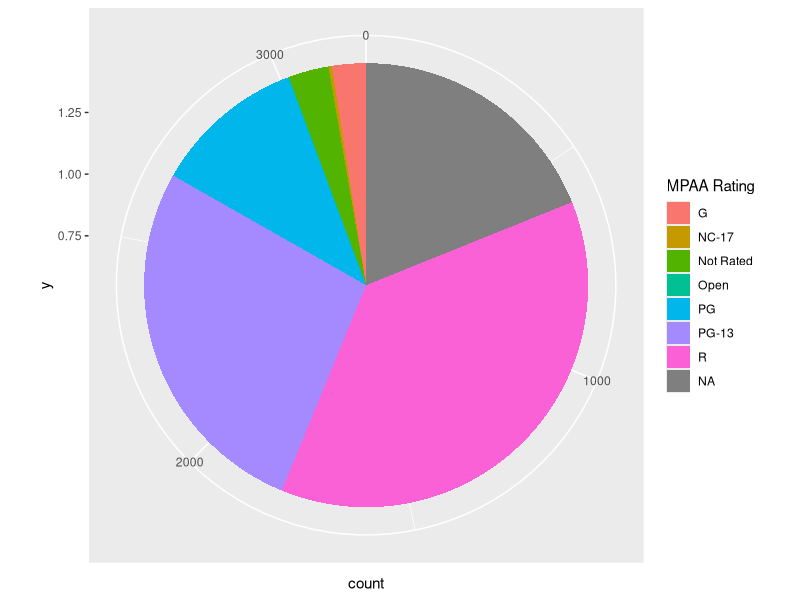

Write R code to recreate this figure.
library(tidyverse)

df <- read_csv("data/movies.csv")
ggplot(df) +
  geom_bar(aes(y = 1, fill = `MPAA Rating`)) +
  coord_polar()
